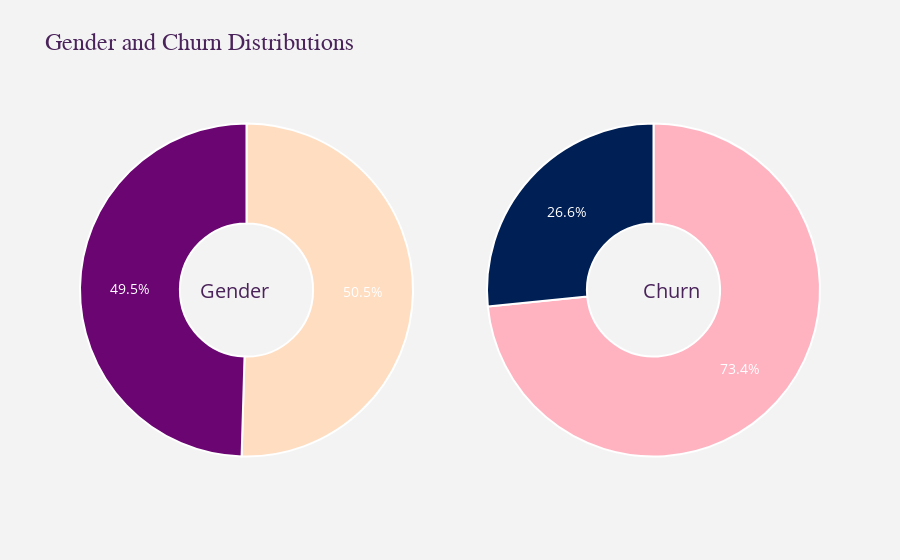

Notebook code for this chart:
### Markdown cell above
## 7. Data Visualization

### Code cell
g_labels = ['Male', 'Female']
c_labels = ['No', 'Yes']

fig = make_subplots(rows=1, cols=2, specs=[[{'type':'domain'}, {'type':'domain'}]])

fig.add_trace(go.Pie(labels=g_labels, values=df['gender'].value_counts(), name="Gender",
                     marker=dict(colors=['#FFDDC1', '#6A0572'], line=dict(color='#FFFFFF', width=2))),
              1, 1)
fig.add_trace(go.Pie(labels=c_labels, values=df['Churn'].value_counts(), name="Churn",
                     marker=dict(colors=['#FFB3C1', '#001F54'], line=dict(color='#FFFFFF', width=2))),
              1, 2)

fig.update_traces(hole=.4, hoverinfo="label+percent+name", textfont=dict(size=14, color='white'), textposition='inside')

fig.update_layout(
    title_text="Gender and Churn Distributions",
    title_font=dict(size=24, family='Arial', color='#4A235A'),
    showlegend=False,
    # Add annotations in the center of the donut pies.
    annotations=[dict(text='Gender', x=0.16, y=0.5, font=dict(size=20, color='#4A235A'), showarrow=False),
                 dict(text='Churn', x=0.84, y=0.5, font=dict(size=20, color='#4A235A'), showarrow=False)],
    paper_bgcolor='#F3F3F3',
    plot_bgcolor='#F3F3F3'
)

fig.show()

### Figure 1 — Plotly figure (JSON) as saved in the notebook; plotly's stock layout.template omitted (floating-point values rounded to 4 significant figures)
{"data": [{"domain": {"x": [0, 0.45], "y": [0, 1]}, "hole": 0.4, "hoverinfo": "label+percent+name", "labels": ["Male", "Female"], "marker": {"colors": ["#FFDDC1", "#6A0572"], "line": {"color": "#FFFFFF", "width": 2}}, "name": "Gender", "textfont": {"color": "white", "size": 14}, "textposition": "inside", "type": "pie", "values": [3549, 3483]}, {"domain": {"x": [0.55, 1], "y": [0, 1]}, "hole": 0.4, "hoverinfo": "label+percent+name", "labels": ["No", "Yes"], "marker": {"colors": ["#FFB3C1", "#001F54"], "line": {"color": "#FFFFFF", "width": 2}}, "name": "Churn", "textfont": {"color": "white", "size": 14}, "textposition": "inside", "type": "pie", "values": [5163, 1869]}], "layout": {"annotations": [{"font": {"color": "#4A235A", "size": 20}, "showarrow": false, "text": "Gender", "x": 0.16, "y": 0.5}, {"font": {"color": "#4A235A", "size": 20}, "showarrow": false, "text": "Churn", "x": 0.84, "y": 0.5}], "autosize": true, "paper_bgcolor": "#F3F3F3", "plot_bgcolor": "#F3F3F3", "showlegend": false, "title": {"font": {"color": "#4A235A", "family": "Arial", "size": 24}, "text": "Gender and Churn Distributions"}}}
